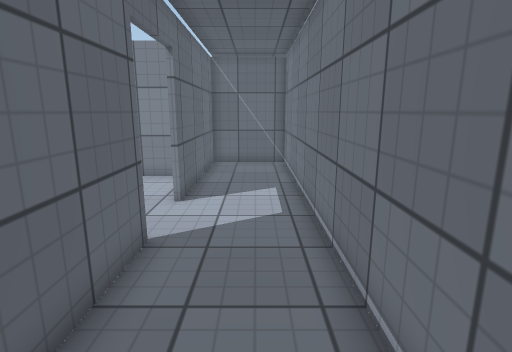
view 1 (above)

20 first-person views from a walk through a 3-D level made in the Unity game engine. The camera is 1.4 m above the floor, tilts 12° down and sees 80° across. Doors are open. The floor is counted in squares, 0.5 m on a side. Each view is taken from the middle of a square. On the plan, view 1 faces up. The plan holds only what a view shows up to about 20 squares ahead; the rest is blank. The place goes on beyond the plan. Surface patterns are stand-ins for the level's own textures.

view 2
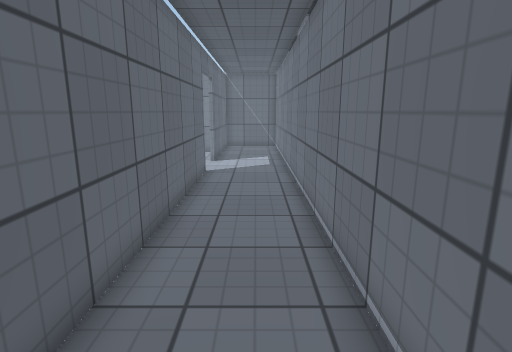

view 3
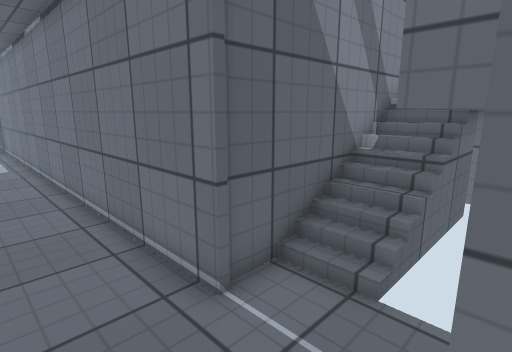

view 4
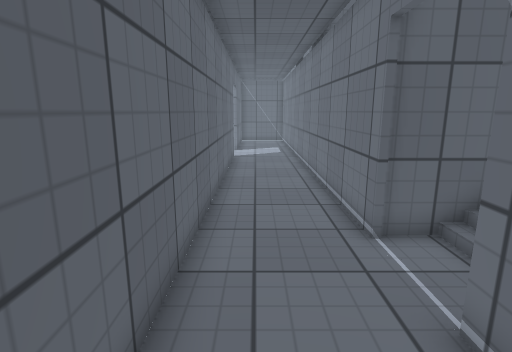

view 5
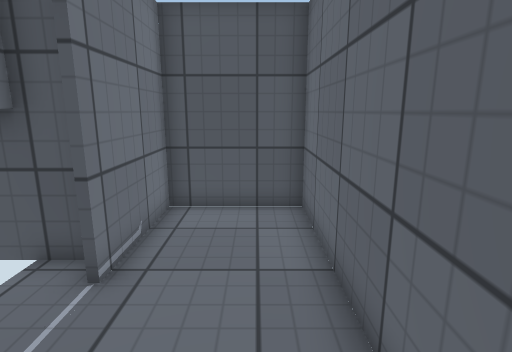

view 6
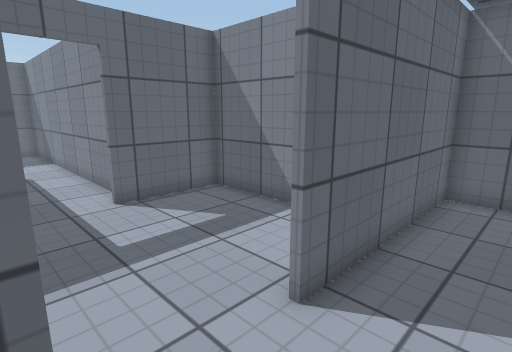

view 7
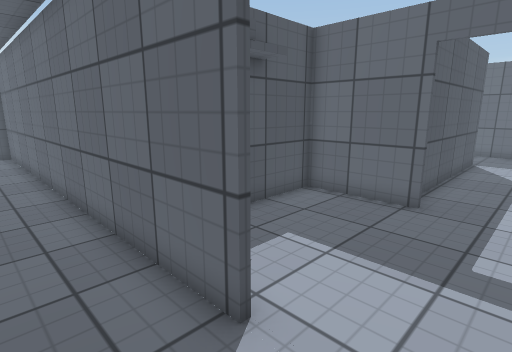

view 8
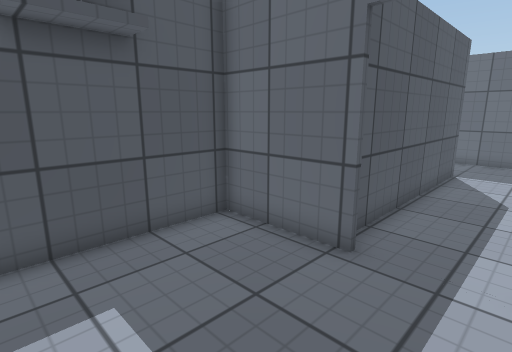

view 9
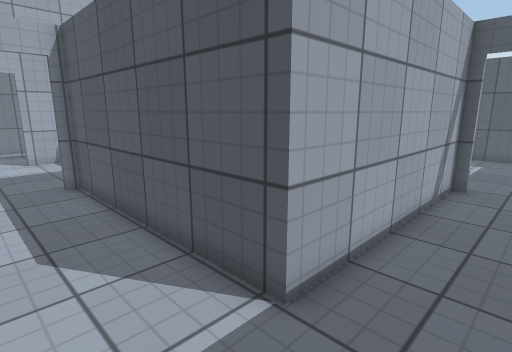

view 10
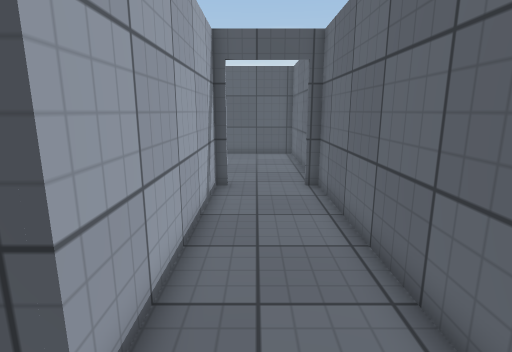

view 11
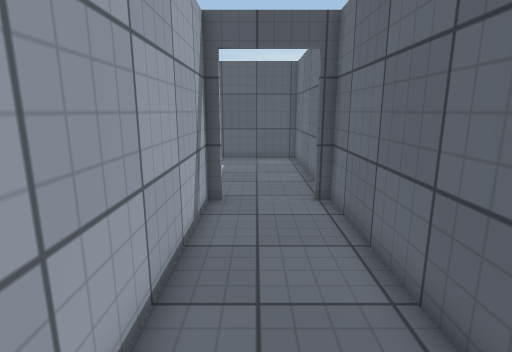

view 12
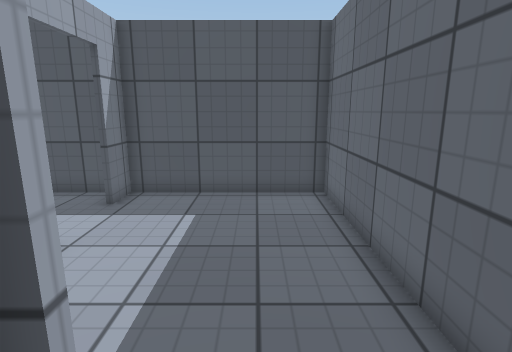

view 13
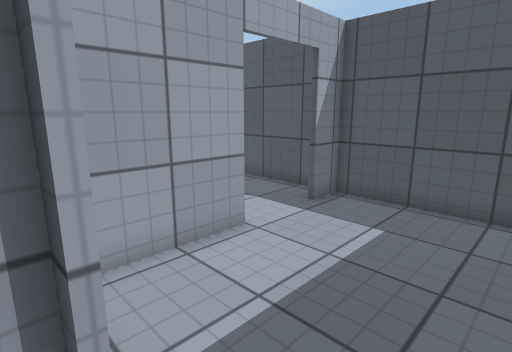

view 14
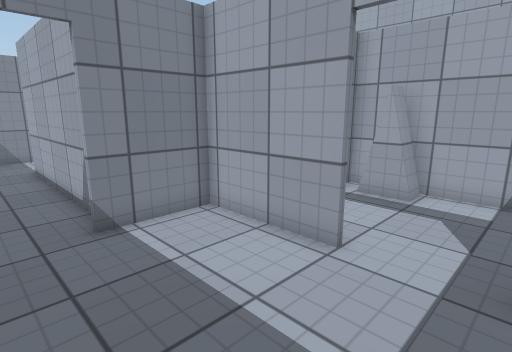

view 15
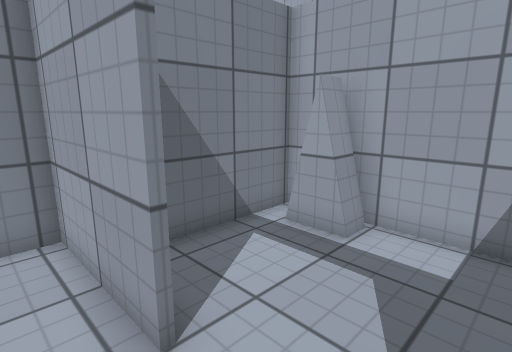

view 16
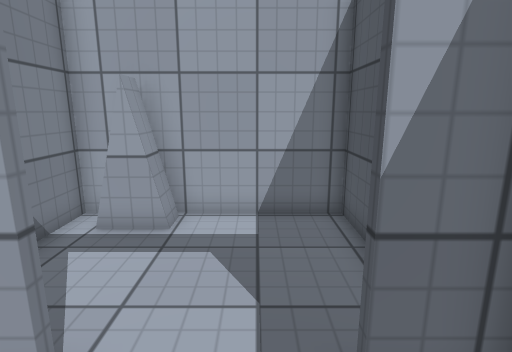

view 17
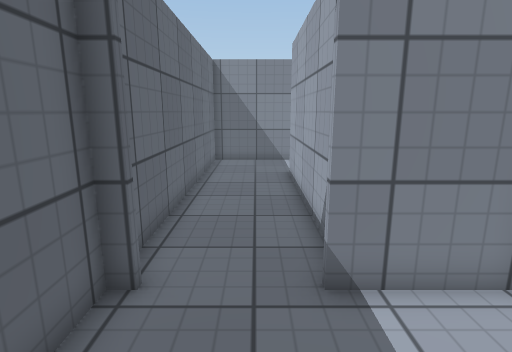

view 18
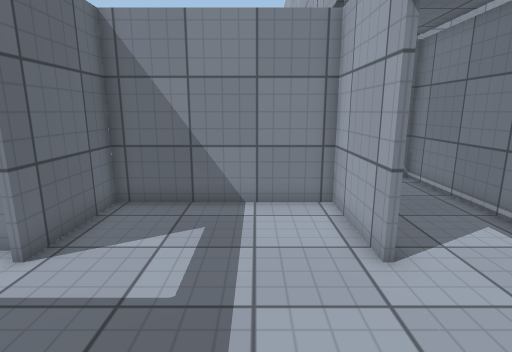

view 19
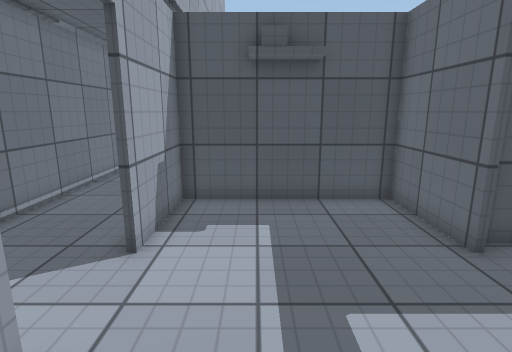

view 20
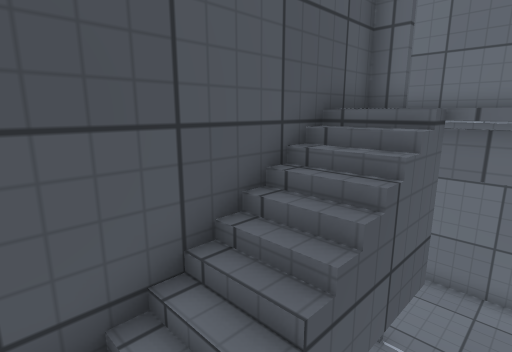

### Floor plan
Key: @ floor where view 1 was taken; # wall or solid block; . main floor; : floor 1.5 m higher than the main floor; / step, stairs or slope; D open door; = window, fence, low wall or low ledge.
Columns run from 23 left of view 1 to 9 right of it. Each row starts with its distance up from view 1.
 17                      DDDD#
 16                      #...#
 15                      #...#
 14                      #...#
 13               ########...#
 12               #.....##...#
 11               #.....##...#
 10 ###############.....##...#
  9 #....................D...#
  8 #....................D...#
  7 #....................D...#
  6 #...###########.....##...#
  5 #...#        ##.....##...#
  4 #...#         #.....##...#
  3 #...#         #.....##...#
  2 #...#         ########...#
  1 #...#                #...#
  0 #...#                #.@.#
 -1 #...#                #...#
 -2 #...#                #...#
 -3 #..###               #...#
 -4 #..####              #...#
 -5 #.....#######        #...#
 -6 #.....##...=#        #...########
 -7 #.....##...##        #...///////:
 -8 #.....##...=#        #..../###=/
 -9 #...........#        #....//////
-10 #...........#        #...########
-11 #.....##....#        #...##
-12 #############        #...#
-13                      #...#
-14                      #####

Positions as (right, up) in squares from view 1, and headings:
1: (0, 0), facing up
2: (0, -8), facing up
3: (-1, -10), facing up-right
4: (-1, -13), facing up
5: (-1, -5), facing down
6: (0, 6), facing up-left
7: (0, 9), facing down-left
8: (-4, 9), facing down-left
9: (-22, 9), facing down-right
10: (-21, 8), facing down
11: (-21, 6), facing down
12: (-21, -2), facing down
13: (-22, -3), facing down-right
14: (-22, -11), facing up-right
15: (-18, -11), facing up-right
16: (-19, -10), facing right
17: (-21, -8), facing up
18: (-5, 4), facing up
19: (-5, 12), facing down
20: (9, -7), facing down-left
